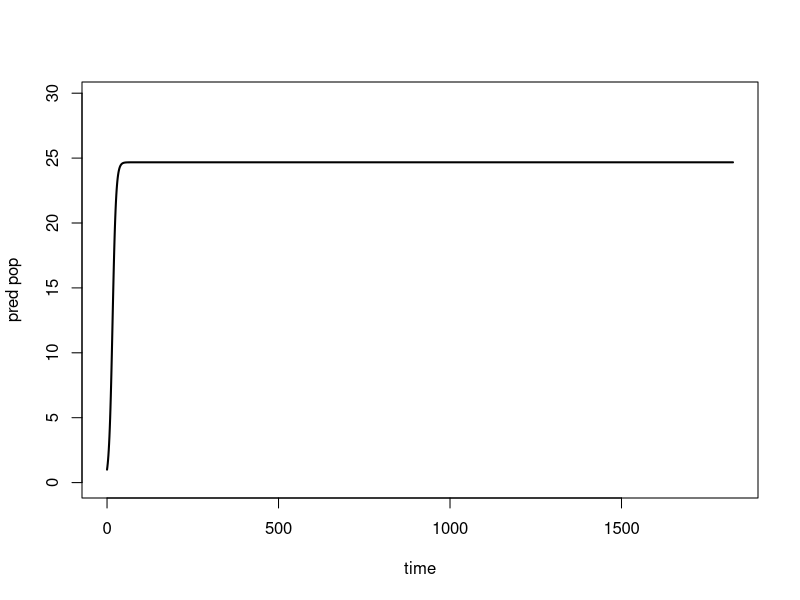
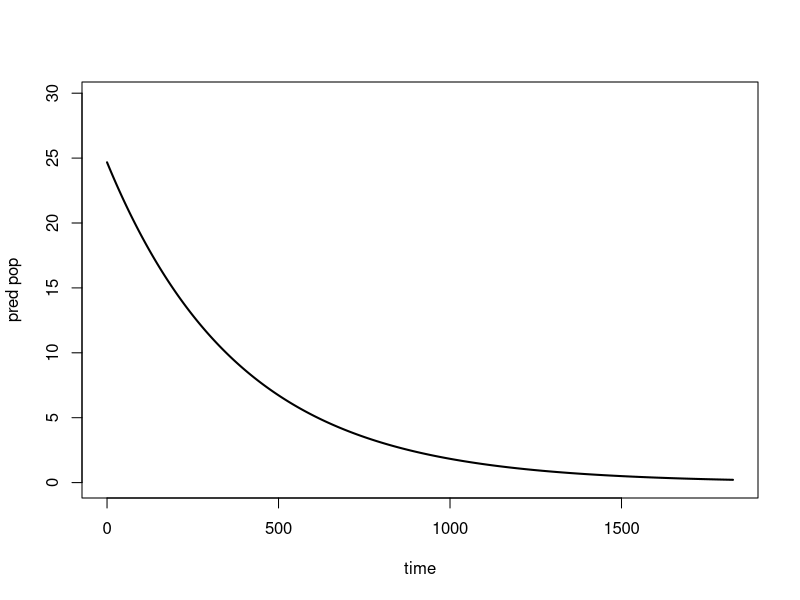
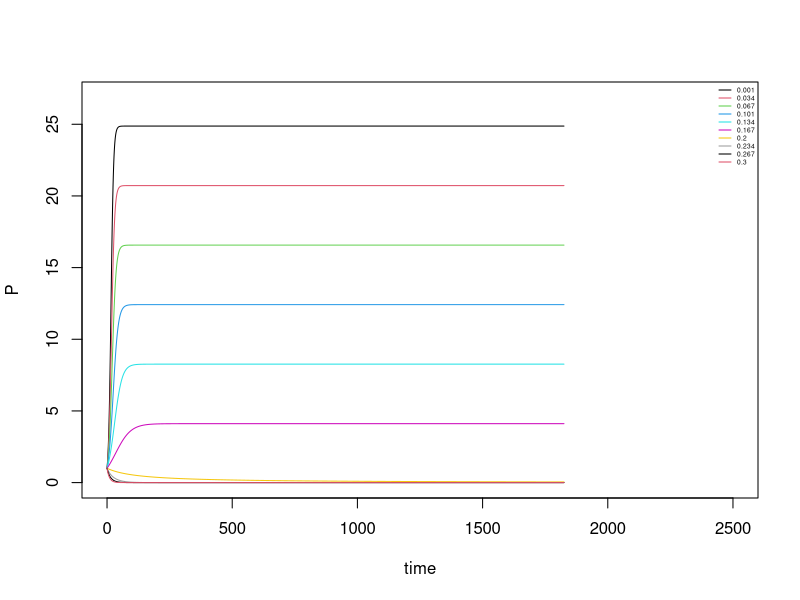

Write the R code that produced these figures, in order.
require(deSolve)

prawns = function(t, n, parameters){
  with(as.list(parameters),{
    
    mu_Pq = mu_P #*f(Q)
    
    P=n[1]
    
    dPdt= f_P*(1-P/(phi_P*A))*P - mu_Pq*P
    
    return(list(dPdt))
  })
}

area = 200
nstrt = c(P=1)
time = seq(0, 365*5, 1)

prpar = c(f_P = 0.2,
          phi_P = 0.125,
          mu_P = 0.0026,
          A = area)

proutput = as.data.frame(ode(nstrt, time, prawns, prpar))

plot(x = proutput$time, y = proutput$P, lwd=2, xlab = 'time', ylab = 'pred pop', 
     type = 'l', ylim = c(0, max(proutput$P+5)))

nstrt2 = c(P = max(proutput$P))

#Halt reproduction and see how long population persists
prpar2 = c(f_P = 0,
           phi_P = 0.125,
           mu_P = 0.0026,
           A = area)

proutput2 = as.data.frame(ode(nstrt2, time, prawns, prpar2))

plot(x = proutput2$time, y = proutput2$P, lwd=2, xlab = 'time', ylab = 'pred pop', 
     type = 'l', ylim = c(0, max(proutput2$P+5)))

# Calculate PDF f(t) = -dP(t)/dt (i.e. numerically approximate derivative of survival curve)
vect = proutput2$P
  deriv = numeric(length(vect)-1)
for (i in 1:(length(vect)-1)) {
  deriv[i] = vect[i] - vect[i+1]
}

deriv2 = deriv/proutput2$P[1]
deriv2 = deriv2[-(length(deriv2))]
sum(deriv2) 

x = 0:(length(deriv2)-1)

# Calculate life expectancy
sum(x*deriv2)   #Mean life expectancy is about a year, that's what we want

#Check stability of the model in relation to pred mortality
mup.seq = seq(1e-3, 0.3, length.out = 10)
mup.arr = array(data = NA, dim = c(length(mup.seq), length(time), 2))

for(i in 1:length(mup.seq)){
  prpar['mu_P'] = mup.seq[i]
  mup.arr[i, , ] = ode(nstrt, time, prawns, prpar)
}

plot(mup.arr[1, ,1], mup.arr[1, ,2], type = 'l', xlab = 'time', ylab = 'P',
     ylim = c(0, max(mup.arr[, , 2])+2), xlim = c(0,2500))
  for(j in 2:length(mup.seq)){
    lines(mup.arr[j, ,1], mup.arr[j, ,2], col = j)
  } #population persists up to mortality rates of ~0.2
    legend('topright', legend = round(mup.seq,3), lty = 1, col = c(1:length(mup.seq)),
           bty = 'n', cex = 0.4)
